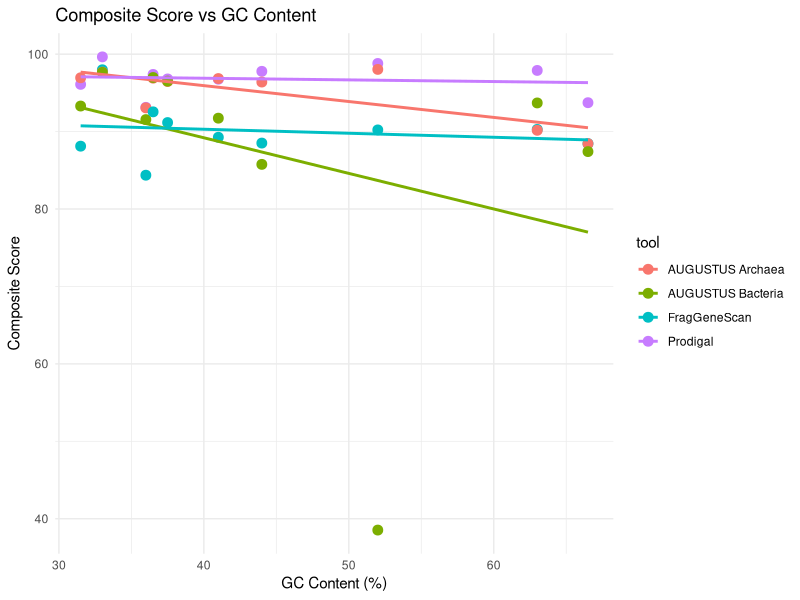
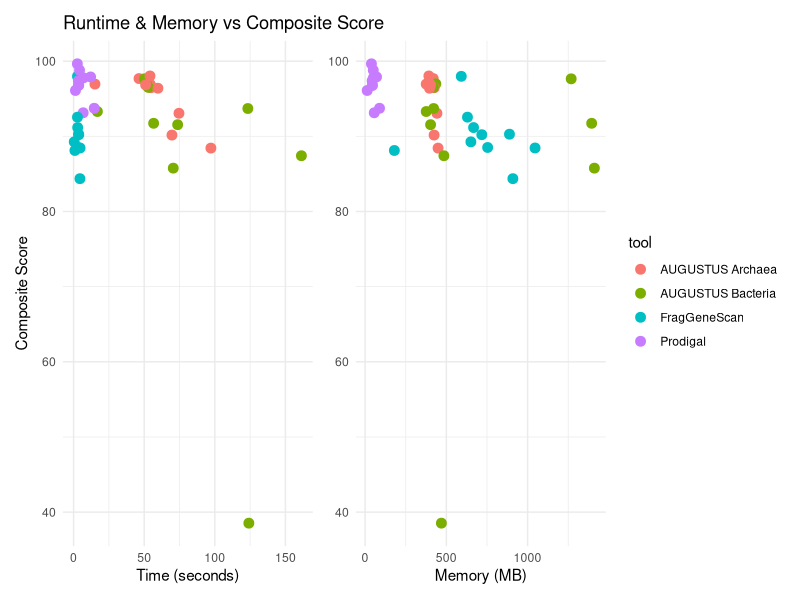
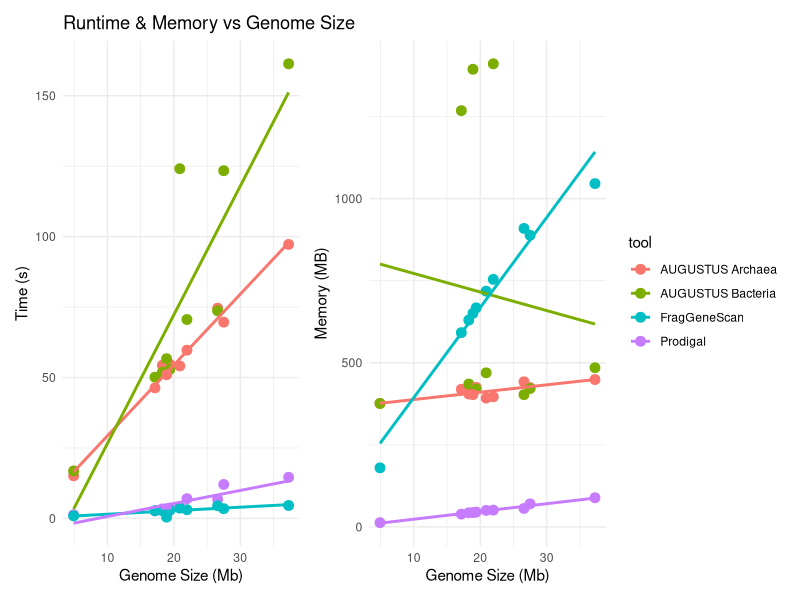
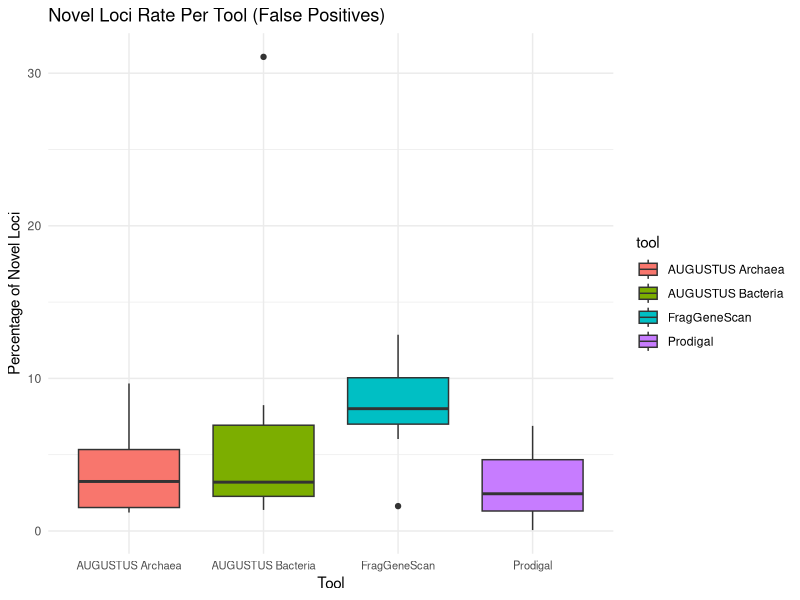
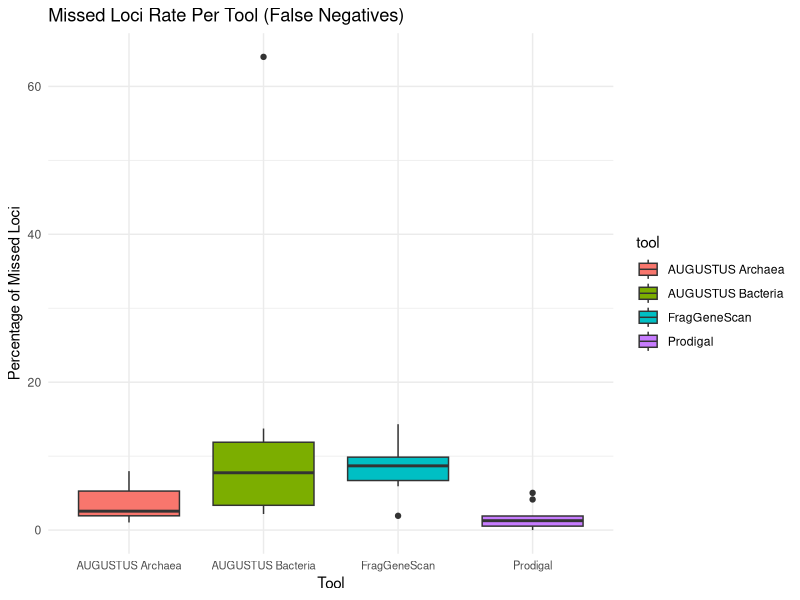

Here is the R script that generated these plots, in order:
## ---- chunk 1
knitr::opts_chunk$set(echo = TRUE)
## ---- chunk 2
library(dplyr)
library(readr)
library(ggplot2)
library(tidyr)
library(patchwork)
## ---- chunk 3
#read in original file 
comparisons = read.csv("ComparisonStats.csv")

#convert the percent values to be numeric 
percent_cols = c("gc_content","base_sens","base_prec", "transcript_sens","transcript_prec", "locus_sens","locus_prec", "matching_transcripts_per","matching_loci_per", "missed_loci_per","novel_loci_per")

df = comparisons %>% mutate(across(all_of(percent_cols), ~ parse_number(.x)))

## ---- chunk 4

#adds a column in the df that has composite scores for each row (composite score is based on the average of the 6 sensativty/precision metrics)
df$composite <- rowMeans(df[, c("base_sens", "base_prec", 
                                "transcript_sens", "transcript_prec",
                                "locus_sens", "locus_prec")])

#make a df that has composite scores -- averages the metrics for all genomes into one score for tool
df_score <- df %>% 
  group_by(tool) %>% 
  summarise(mean_comp = mean(composite), #taking composite of mean acorss tools
            sd_comp = sd(composite)) #standard deviation
df_score

#makes a ranked dataframe for the 6 prec/sens metrics. it takes the highest as being the best
ranked_comp <- df %>%
  #grouped summary by tool
  group_by(tool) %>% 
  #calculate the mean for each tool
  summarise(across(c(base_sens:locus_prec), ~ mean(.x, na.rm=T))) %>% 
  #makes higher values get smaller (better) ranks
  mutate(across(-tool, ~ rank(-.x))) %>%
  #average rank for each tool across all metrics
  mutate(mean_rank = rowMeans(across(-tool))) %>%
  #order the tools from best to worst
  arrange(mean_rank)

ranked_comp

#makes a ranked dataframe for time and memory. it takes the lowest as being the best. the steps are the same as above except for the mutate(across...) where we are make it so that lower values get smaller (better) ranks.
ranked_complex <- df %>%
  group_by(tool) %>%
  summarise(across(c(time_s:memory_kb), ~ mean(.x, na.rm=T))) %>%
  #makes smaller values get smaller (better) ranks
  mutate(across(-tool, ~ rank(.x))) %>%
  mutate(mean_rank = rowMeans(across(-tool))) %>%
  arrange(mean_rank)
ranked_complex


## ---- chunk 5
#plot gc_content against the composite score, for each tool
ggplot(df, aes(x=gc_content, y=composite, color=tool)) + 
  geom_point(size=3) + 
  #adds the LM regression line for each tool to show realtionship
  geom_smooth(method="lm", se=FALSE) + 
  theme_minimal() +
  #labeling
  labs(x="GC Content (%)", y="Composite Score",
    title="Composite Score vs GC Content")
## ---- chunk 6
#plot time against the composite score, for each tool
rva = ggplot(df, aes(x=time_s, y=composite, color=tool)) +
  geom_point(size=3) +
  theme_minimal() +
  labs(x="Time (seconds)", y="Composite Score",
    title="Runtime & Memory vs Composite Score") +
  theme(legend.position = "none")

#plot memory against the composite score, for each tool
#memory is transformed to be in MB from KB for easier understanding 
mva = ggplot(df, aes(x=memory_kb / 1024, y=composite, color=tool)) + 
  geom_point(size=3) +
  theme_minimal() +
  labs(x="Memory (MB)", y="Composite Score") +
  theme(axis.title.y = element_blank())

#plots the figures together
rva + mva
## ---- chunk 7
#plot time against the genome size, for each tool
#genome size is in megabase pairs instead of base pairs for ease of understnading the axis
rvgs = ggplot(df, aes(x=length_bp /100000, y=time_s, color=tool)) +
  geom_point(size=3) +
  theme_minimal() +
  geom_smooth(method="lm", se=FALSE) +
  labs(x="Genome Size (Mb)", y="Time (s)",
    title="Runtime & Memory vs Genome Size") +
  theme(legend.position = "none")

#plot memory against the genome size, for each tool
#genome size is in megabase pairs instead of base pairs for ease of understnading the axis
#memory is transformed to be in MB from KB for easier understanding 
mvgs = ggplot(df, aes(x=length_bp /100000, y=memory_kb / 1024, color=tool)) +
  geom_point(size=3) +
  theme_minimal() +
  geom_smooth(method="lm", se=FALSE) +
  labs(x="Genome Size (Mb)", y="Memory (MB)")

#plots the figures together
rvgs + mvgs
## ---- chunk 8
#boxplots for novel loci rate (false positives) for each tool
ggplot(df, aes(x=tool, y=novel_loci_per, fill=tool)) +
  geom_boxplot() +
  theme_minimal() +
  labs(x="Tool", y="Percentage of Novel Loci",
    title="Novel Loci Rate Per Tool (False Positives)") +
  theme(axis.text.x = element_text(size = 8))

#boxplots for missed loci rate (false negatives) for each tool
ggplot(df, aes(x=tool, y=missed_loci_per, fill=tool)) +
  geom_boxplot() +
  theme_minimal() + 
  labs(x="Tool", y="Percentage of Missed Loci",
    title="Missed Loci Rate Per Tool (False Negatives)") +
  theme(axis.text.x = element_text(size = 8))

